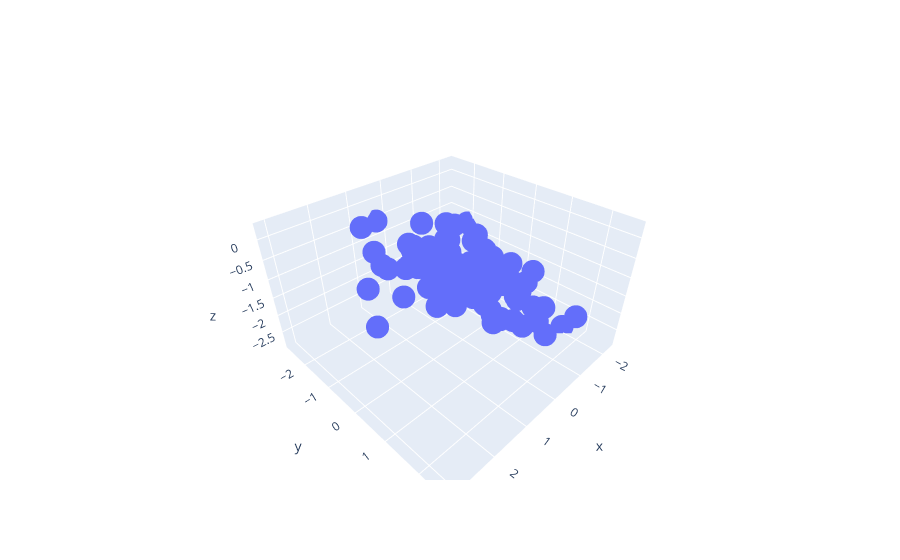

This figure's notebook cell:
### Code cell
go.Figure(data=[
    go.Scatter3d(x=x[:, 0], y=x[:, 1], z=y[:, 0], mode="markers"),
])
